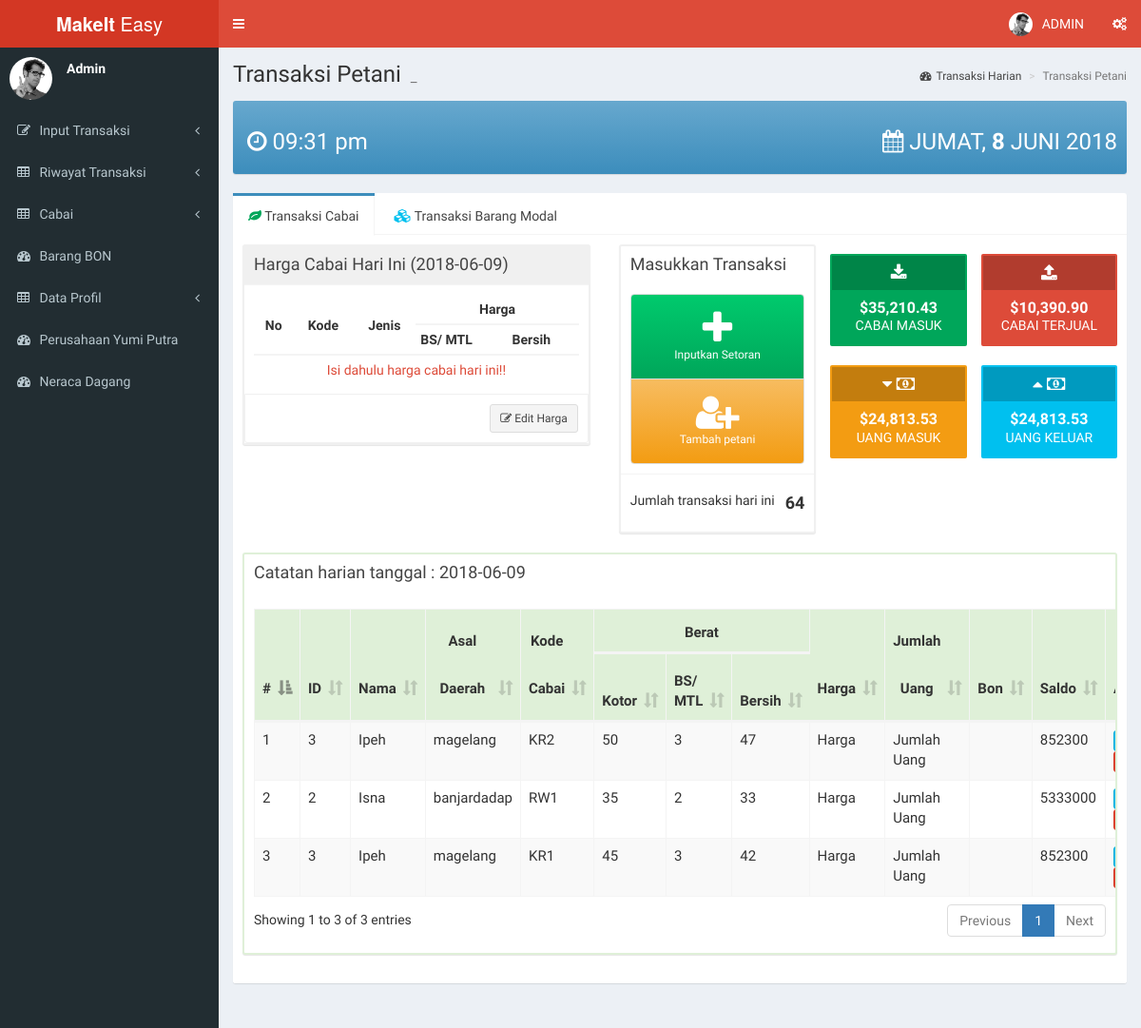
The app's page /index.php/transaksi/transpetani with its own data.
### tables this page shows
CREATE TABLE `transaksi_petani` (
  `id` int(8) NOT NULL,
  `tanggal` date NOT NULL,
  `id_petani` varchar(8) NOT NULL,
  `kode_cabai` varchar(4) DEFAULT NULL,
  `berat_kotor` int(6) DEFAULT NULL,
  `berat_bs` int(5) DEFAULT NULL,
  `bon` int(10) DEFAULT NULL,
  `saldo` int(10) NOT NULL
);

CREATE TABLE `tb_petani` (
  `id` varchar(8) NOT NULL,
  `nama` varchar(100) NOT NULL,
  `nama_panggil` varchar(20) NOT NULL,
  `desa` varchar(50) NOT NULL,
  `alamat` varchar(100) NOT NULL,
  `no_telp` varchar(20) NOT NULL,
  `saldo` int(30) NOT NULL,
  `jaminan` varchar(50) NOT NULL
);

### application/controllers/Transaksi.php (called while the page is built, shortened)
<?php
class Transaksi extends CI_Controller {
	public function __construct()
	{
		$this->load->model('model_transaksi');
	}
	public function transpetani()
		{
            $timezone = new DateTimeZone('Asia/Jakarta');
            $dt = new DateTime();
            $dt->setTimezone($timezone);
            $date = $dt->format('Y-m-d');
            $data = array(
            'tb_transaksi' => $this->model_transaksi->tb_transpetani(),
            'today' => $date,
            'harga_today' => $this->model_transaksi->harga_today($date),
            'dd_cabai' => $this->model_transaksi->dd_cabai(),
            'cabai_selected' => $this->input->post('cabai') ? $this->input->post('cabai') : '$row->jenis'
            );
			$this->load->view('header');
			$this->load->view('transaksi_petani', $data);
		}
}

### index.php (called while the page is built, shortened)
<?php
require_once BASEPATH.'core/CodeIgniter.php';

### application/models/model_transaksi.php (called while the page is built, shortened)
<?php
class model_transaksi extends CI_Model {
	public function tb_transpetani()
	{
  		$query = $this->db->query("SELECT a.id, a.id_petani, b.nama, b.desa, a.kode_cabai, a.berat_kotor, a.berat_bs, a.bon, b.saldo FROM transaksi_petani a JOIN tb_petani b WHERE a.id_petani=b.id");
  		if($query->num_rows() > 0)
  			{
  				return $query->result();
  			}
  		else
  			{
  				return array();
  			}
	}
  function dd_cabai()
    {
        $this->db->order_by('jenis', 'asc');
        $result = $this->db->get('tb_cabai');
        $dd[''] = 'Pilih Jenis Cabai';
        if ($result->num_rows() > 0) {
            foreach ($result->result() as $row) {
                $dd[$row->kode] = $row->jenis;
            }
        }
        return $dd;
    }
}
?>

### application/views/transaksi_petani.php (the view, shortened to what this page needs)
  <div class="content-wrapper">
    <section class="content-header">
      <h1>
        Transaksi Petani
        <small>_</small>
      </h1>
      <ol class="breadcrumb">
        <li><a href="#"><i class="fa fa-dashboard"></i>Transaksi Harian</a></li>
        <li class="active">Transaksi Petani</li>
      </ol>
    </section>
    <section class="content">
      <div class="row">
        <div class="col-md-12">
          <div class="box box-solid bg-light-blue-gradient">
            <div class="box-header">
              <b><h3 class="pull-left" style="padding-left: 5px">
                <i class="fa fa-clock-o"></i>
                <?php
                echo "" . date("h:i a");
                ?>
              </h3></b>
              <h3 class="pull-right" style="text-transform: uppercase;">
                <i class="fa fa-calendar">  </i>
                ,
                <b></b>
              </h3>
            </div>
          </div>
          <div class="nav-tabs-custom">
            <ul class="nav nav-tabs">
              <li class="active"><a href="#tab_cabai" data-toggle="tab"><i class="fa fa-leaf text-green"></i> Transaksi Cabai</a></li>
              <li><a href="#tab_bon" data-toggle="tab"><i class="fa fa-cubes text-aqua"></i> Transaksi Barang Modal</a></li>
            </ul>
            <div class="tab-content">
              <div class="tab-pane active" id="tab_cabai">
                <div class="row">
                  <div class="col-md-5">
                    <div class="box" style="border: 2px solid #f0f0f0;">
                      <div class="box-header with-border" style="background-color: #f0f0f0;">
                        <h3 class="box-title">Harga Cabai Hari Ini (<?php echo $today ?>)</h3>
                      </div>
                      <div class="box-body ">
                          <table class="table table-condensed no-margin">
                            <thead>
                              <tr>
                                <th style="text-align: center; line-height: 50px" rowspan="2">No</th>
                                <th style="text-align: center; line-height: 50px" rowspan="2">Kode</th>
                                <th style="text-align: center; line-height: 50px" rowspan="2">Jenis</th>
                                <th style="text-align: center;" colspan="2">Harga</th>
                              </tr>
                                <tr>
                                  <th>BS/ MTL </th>
                                  <th>Bersih </th>
                                </tr>
                            </thead>
                            <tbody>
                              <?php if (!empty($harga_today)) {
                                $no=1 ;foreach ($harga_today as $tb)
                                {
                                  echo "<tr>
                                  <td>".$no."</td>
                                  <td>".$tb->kode."</td>
                                  <td>".$tb->jenis."</td>
                                  <td>".$tb->harga_bs."</td>
                                  <td>".$tb->harga_bersih."</td>
                                </tr>";
                                $no++;
                                }
                              }
                              else {
                                echo "<tr><td colspan='12' class='text-center text-danger'> Isi dahulu harga cabai hari ini!! </td></tr>";
                              }
                            ?>
                            </tbody>
                          </table>
                      </div>
                      <div class="box-footer clearfix" style="border: 1px solid #f0f0f0;">
                        <button type="button" class="btn btn-sm btn-default pull-right" data-toggle="modal" data-target="#editHarga">
                          <i class="fa fa-edit"></i> Edit Harga </button>
                      </div>
                    </div>
                  </div>
                  <div class="col-md-3">
                    <div class="box box-solid" style="border: 2px solid #f0f0f0;">
                      <div class="box-header">
                        <h3 class="box-title">Masukkan Transaksi</h3>
                      </div>
                      <div class="box-body" style="text-align: center;">
                        <div class="btn-group-vertical btn-block">
                          <button type="button" class="btn btn-setor-ver bg-green-gradient" data-toggle="modal" data-target="#inputSetoran"> <i class="fa fa-plus"></i> Inputkan Setoran</button>
                          <button type="button" class="btn btn-setor-ver bg-yellow-gradient""> <i class="fa fa-user-plus"></i> Tambah petani</button>
                        </div>
                      </div>
                      <div class="box-footer clearfix">
                        <h5 class="pull-left">
                          Jumlah transaksi hari ini
                        </h5>
                        <h4 class="pull-right" style="font-weight: bold">
                          64
                        </h4>
                      </div>
                    </div>
                  </div>
                  <div class="col-md-4">
                    <div class="row">
                      <div class="col-sm-6 col-xs-6" style="padding-left: 0px!important; border: 2px">
                        <div class="description-block border-right bg-green" style="padding:2px; border-radius: 2px">
                          <h4 style="background: rgba(0,0,0,0.2); line-height: 2; margin-top: 0px;"><i class="fa fa-download"></i></h4>
                          <h3 class="description-header">$35,210.43</h3>
                          <p class="description-text">CABAI MASUK</p>
                        </div>
                      </div>
                      <div class="col-sm-6 col-xs-6" style="padding-left: 0px!important; border: 2px">
                        <div class="description-block border-right bg-red" style="padding:2px; border-radius: 2px">
                          <h4 style="background: rgba(0,0,0,0.2); line-height: 2; margin-top: 0px;"><i class="fa fa-upload"></i></h4>
                          <h3 class="description-header">$10,390.90</h3>
                          <p class="description-text">CABAI TERJUAL</p>
                        </div>
                      </div>
                      <div class="col-sm-6 col-xs-6" style="padding-left: 0px!important; border: 2px">
                        <div class="description-block border-right bg-yellow" style="padding:2px; border-radius: 2px">
                          <h4 style="background: rgba(0,0,0,0.2); line-height: 2; margin-top: 0px;"><i class="fa fa-caret-down"></i> <i class="fa fa-money"></i></h4>
                          <h3 class="description-header">$24,813.53</h3>
                          <p class="description-text">UANG MASUK</p>
                        </div>
                      </div>
                      <div class="col-sm-6 col-xs-6" style="padding-left: 0px!important; border: 2px">
                        <div class="description-block border-right bg-aqua" style="padding:2px; border-radius: 2px">
                          <h4 style="background: rgba(0,0,0,0.2); line-height: 2; margin-top: 0px;"><i class="fa fa-caret-up"></i> <i class="fa fa-money"></i></h4>
                          <h3 class="description-header">$24,813.53</h3>
                          <p class="description-text">UANG KELUAR</p>
                        </div>
                      </div>
                    </div>
                  </div>
                </div>
                <div class="row">
                  <div class="col-sm-12">
                    <div class="box bg-solid" style="border: 2px solid #dff0d8;">
                      <div class="box-header">
                        <h3 class="box-title">Catatan harian tanggal : <?php echo $today; ?></h3>
                      </div>
                      <div class="box-body table-responsive">
                        <table id="tabel_transaksi" class="table table-bordered table-striped DataTable" style="font-size: 15px">
                          <thead>
                            <tr class="bg-success">
                              <th style="text-align: center; line-height: 50px" rowspan="2">#</th>
                              <th style="text-align: center; line-height: 50px" rowspan="2">ID</th>
                              <th style="text-align: center; line-height: 50px" rowspan="2">Nama</th>
                              <th style="text-align: center; line-height: 50px" rowspan="2">Asal Daerah</th>
                              <th style="text-align: center; line-height: 50px" rowspan="2">Kode Cabai</th>
                              <th style="text-align: center;" colspan="3">Berat</th>
                              <th style="text-align: center; line-height: 50px" rowspan="2">Harga</th>
                              <th style="text-align: center; line-height: 50px" rowspan="2">Jumlah Uang</th>
                              <th style="text-align: center; line-height: 50px" rowspan="2">Bon</th>
                              <th style="text-align: center; line-height: 50px" rowspan="2">Saldo</th>
                              <th style="text-align: center; line-height: 50px" rowspan="2">Action</th>
                            </tr>
                            <tr class="bg-success">
                              <th>Kotor </th>
                              <th>BS/ MTL </th>
                              <th>Bersih </th>
                            </tr>
                          </thead>
                          <tbody>
                            <?php $no=1; foreach ($tb_transaksi as $tb): ?>
                              <tr>
                                <td><?= $no ?></td>
                                <td><?= $tb->id_petani ?></td>
                                <td><?= $tb->nama ?></td>
                                <td><?= $tb->desa ?></td>
                                <td><?= $tb->kode_cabai ?></td>
                                <td><?= $tb->berat_kotor ?></td>
                                <td><?= $tb->berat_bs ?></td>
                                <td><?= $tb->berat_kotor-$tb->berat_bs?></td>
                                <td>Harga</td>
                                <td>Jumlah Uang</td>
                                <td><?= $tb->bon ?></td>
                                <td><?= $tb->saldo ?></td>
                                <td><button id="<?= $tb->id ?>" type="button" class="btn btn-info btn-xs edit_data" data-toggle="modal" data-target="#inputSetoran">edit</button> <a href="<?php echo base_url();?>Transaksi/delete_petani/<?= $tb->id ?>" class="btn btn-danger btn-xs">Hapus</a></td>
                              </tr>
                            <?php $no++; endforeach ?>
                          </tbody>
                        </table>
                      </div>
                    </div>
                  </div>
                </div>
              </div>
            </div>
          </div>
        </div>
      </div>
    </section>
  </div>
</body>
</html>

### records on screen
transaksi_petani: id_petani "3", id_petani.nama "Ipeh", id_petani.desa "magelang", kode_cabai "KR2", berat_kotor "50", berat_bs "3", $tb->berat_kotor-$tb->berat_bs "47", id_petani.saldo "852300"
transaksi_petani: id_petani "2", id_petani.nama "Isna", id_petani.desa "banjardadap", kode_cabai "RW1", berat_kotor "35", berat_bs "2", $tb->berat_kotor-$tb->berat_bs "33", id_petani.saldo "5333000"
transaksi_petani: id_petani "3", id_petani.nama "Ipeh", id_petani.desa "magelang", kode_cabai "KR1", berat_kotor "45", berat_bs "3", $tb->berat_kotor-$tb->berat_bs "42", id_petani.saldo "852300"

### other values on screen
$today "2018-06-09"
